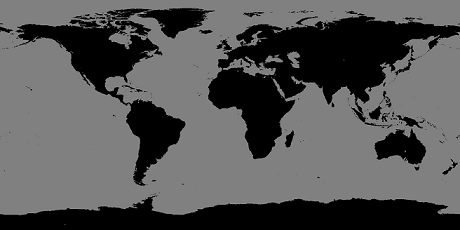
%> input picture earth_img_demo.png, 460 x 230 px
$ octave img_demo.m   (GNU Octave 9; MATLAB toolbox functions it lacks are replaced by stand-ins)
%> lines starting %> are read from the running program, lines starting %| are printed output that depends on the picture
max_fertile_dist = 22; % max distance from sea before 0 fertility (change this for different images)
load_fertility = true; % whether to load fertility from file
map_noise = 10; % random noise in base map image

% display/output
green = [107 238 67]; % colour of fertile land
brown = [131 80 15]; % colour of barren land
sea = [25 95 220]; % colour of sea

%% Generate Grid

% load image
orig_image = imread('earth_img_demo.png');
%> orig_image is the input picture: size 230x460x3 uint8; min 0, max 172, mean 84.4
figure
imshow(orig_image)
grid = double(orig_image);
grid_size = size(grid);
%> grid_size = [230 460 3]

% this just uses red channel for now; need grayscale with typecasting out of
% uint8 to work for other images
grid(:, :, 1) = grid(:, :, 1) < 120; % land/sea
grid(:, :, 2) = 0; % cell present - 0 for now
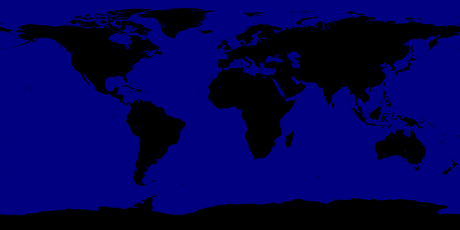
%> grid: size 230x460x3 double; mean R, G, B 0.4, 0, 84.4

half_height = grid_size(1) / 2;
%> half_height = 115
sea_borders = [];

% find every sea pixel with bordering land
for y = 1:grid_size(1)
    for x = 1:grid_size(2)
        if ~grid(y, x, 1)
            tiles = grid(max(y - 1, 1):min(y + 1, grid_size(1)), max(x - 1, 1):min(x + 1, grid_size(2)), 1);
            if any(tiles)
                sea_borders(end + 1, :) = [x y];
            end
        end
    end
end
%> after the loop, sea_borders = 2185 rows, first 12: [133 8; 134 8; 138 8; 139 8; 140 8; 141 8; 142 8; 171 8; 172 8; 173 8; 174 8; 175 8]; tiles = [0 0 0; 0 0 1; 1 1 1]


% this code takes a *long* time to run
% add option later on to use precomputed data
for y = 1:grid_size(1)
    for x = 1:grid_size(2)
        if grid(y, x, 1)
            % compute distance with sea border tile and take the minimum
            dist = sqrt((sea_borders(:, 1) - x).^2 + (sea_borders(:, 2) - y).^2);
            grid(y, x, 3) = max(min(1 - min(dist) / max_fertile_dist, 1), 0);
        end
    end
end
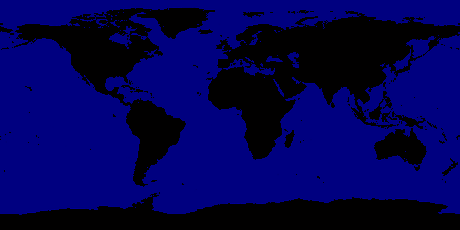
%> grid: size 230x460x3 double; mean R, G, B 0.4, 0, 81.5
%> after the loop, dist = 2185 values, max 503.5 at index 434, min 16 at index 2182, mean 279.9

imshow(grid(:, :, 1) .* grid(:, :, 3))

y_mat = repmat((1:grid_size(1))', 1, grid_size(2));
x_mat = repmat(1:grid_size(2), grid_size(1), 1);

% temperature relative to equator (via y axis)
grid(:, :, 4) = max(min(1 - abs(half_height - y_mat)*1.15 / half_height, 1), 0);
%> grid: size 230x460x4 double

imshow(grid(:, :, 4))
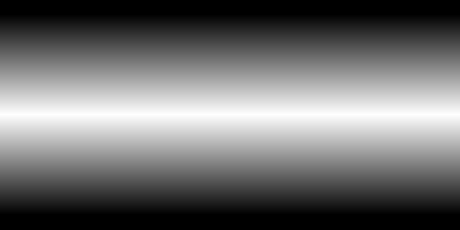
%> displayed picture: size 230x460, on the screen's scale of 0 to 255; min 0, max 255, mean 110.9

%% Generate Base Image

base_image = uint8(zeros(grid_size));
fertility_factor = max(grid(:, :, 3) - 0.15, 0);

% land/sea, fertility, noise
% formula: is_land * fertility_gradient_between_brown_and_green ...
%      	+ is_sea * sea_colour
base_image(:, :, 1) = grid(:, :, 1) .* (brown(1) + (green(1) - brown(1)) * fertility_factor) ...
                    + ~grid(:, :, 1) * sea(1);
base_image(:, :, 2) = grid(:, :, 1) .* (brown(2) + (green(2) - brown(2)) * fertility_factor) ...
                    + ~grid(:, :, 1) * sea(2);
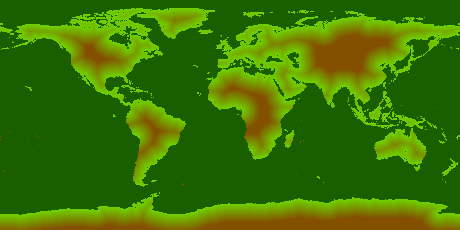
%> base_image: size 230x460x3 uint8; mean R, G, B 59.9, 116.2, 0
base_image(:, :, 3) = grid(:, :, 1) .* (brown(3) + (green(3) - brown(3)) * fertility_factor) ...
                    + ~grid(:, :, 1) * sea(3);

% temperature
% combines original land with grayscale sum according to a temperature factor
temp_factor = max((0.6 - grid(:, :, 4)) / 0.6, 0) .* grid(:, :, 1);
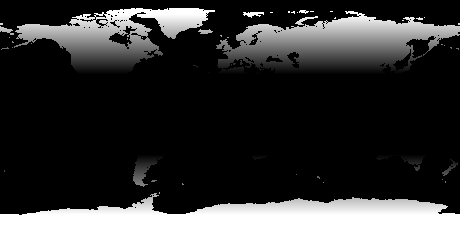
%> temp_factor: size 230x460 double; min 0, max 1, mean 0.185
gray_sum = double(base_image(:, :, 1)) + double(base_image(:, :, 2)) + double(base_image(:, :, 3));
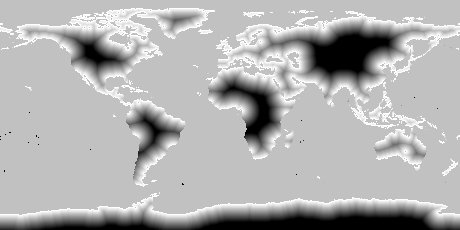
%> gray_sum: size 230x460 double; min 226, max 376, mean 329.6; drawn with min black and max white
base_image(:, :, 1) = double(base_image(:, :, 1)) .* (1 - temp_factor) + gray_sum .* temp_factor;
base_image(:, :, 2) = double(base_image(:, :, 2)) .* (1 - temp_factor) + gray_sum .* temp_factor;
base_image(:, :, 3) = double(base_image(:, :, 3)) .* (1 - temp_factor) + gray_sum .* temp_factor;
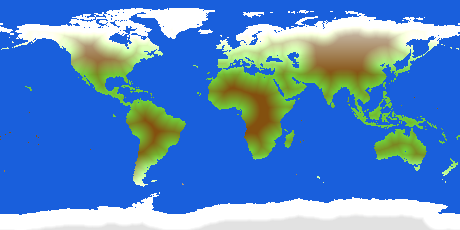
%> base_image: size 230x460x3 uint8; mean R, G, B 87.5, 137.3, 197.3

% random noise
base_image = base_image + uint8(-map_noise / 2 + rand(size(base_image)) * map_noise);

imshow(base_image)
